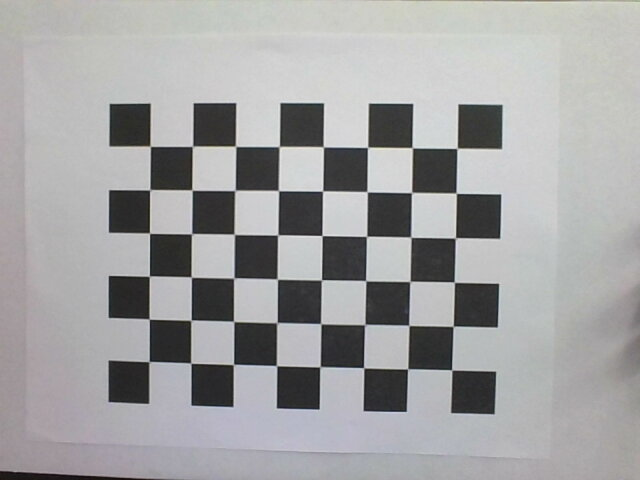
//> input picture Practica3/Imagenes/2019-07-27-100754.jpg, 640 x 480 px, given in place of the camera
$ ./main   (built with g++ and OpenCV 4)
//> lines starting //> are read from the running program, lines starting //| are printed output that depends on the picture
#include <iostream>
#include <sstream>
#include <string>
#include <ctime>
#include <cstdio>

#include <opencv2/core.hpp>
#include <opencv2/core/utility.hpp>
#include <opencv2/imgproc.hpp>
#include <opencv2/calib3d.hpp>
#include <opencv2/imgcodecs.hpp>
#include <opencv2/videoio.hpp>
#include <opencv2/highgui.hpp>

//Bandera para cámara tipo ojo de pescado
bool useFisheye = false;
int widthChessboard = 9 - 1;
int heightChessboard = 7 - 1;
int delay = 2000;
//Frames para la calibración
int nrFrames = 20;
float squareSize = 22;
int flag;
bool calibFixPrincipalPoint = true;
bool calibZeroTangentDist = true;
bool aspectRatio = true;
bool fixK1 = false;
bool fixK2 = false;
bool fixK3 = false;
bool fixK4 = true;
bool fixK5 = true;


bool flagSave = false;

//Modos
enum Mode {
	DETECTION = 0, CAPTURING = 1, CALIBRATED = 2,LOAD = 3
};

void saveCameraParams(cv::Mat &cameraMatrix,cv::Mat &distCoeffs){
	cv::FileStorage fs("Datos.txt", cv::FileStorage::WRITE ) ;
	fs << "camera_matrix" << cameraMatrix;
	fs << "distortion_coefficients" << distCoeffs ;
	fs.release();
}

void readCameraParams(cv::Mat &cameraMatrix,cv::Mat &distCoeffs){
	cv::FileStorage fs("Datos.txt", cv::FileStorage::READ );
	fs["camera_matrix"] >> cameraMatrix ;
	fs["distortion_coefficients"] >> distCoeffs ;
	fs.release () ;
}

void readCameraParamsMatlab(cv::Mat &cameraMatrix,cv::Mat &distCoeffs){
	cv::FileStorage fs("DatosMatlab.txt", cv::FileStorage::READ );
	fs["camera_matrix"] >> cameraMatrix ;
	fs["distortion_coefficients"] >> distCoeffs ;
	fs.release () ;
}

int main(int argc, char ** argv) {
	cv::VideoCapture capture;
	capture.open(1);
	cv::Mat frame;
	bool found;
	int key;
	const char ESC_KEY = 27;
	//Filtrado y normalización de la imagen
	int chessBoardFlags = cv::CALIB_CB_ADAPTIVE_THRESH
			| cv::CALIB_CB_NORMALIZE_IMAGE;
	//Las detecciones para ojo de pescado debe ser más lento
	if (useFisheye == false) {
		// fast check erroneously fails with high distortions like fisheye
		chessBoardFlags |= cv::CALIB_CB_FAST_CHECK;
	}
	//Matriz que guarda los coeficientes de distorsión
	cv::Mat cameraMatrix, distCoeffs;
	cv::Mat cameraMatrixm, distCoeffsm;
	cv::Size imageSize;
	std::vector<std::vector<cv::Point2f> > imagePoints;
	cv::Size boardSize = cv::Size(widthChessboard, heightChessboard);
	clock_t prevTimestamp = 0;
	Mode mode = DETECTION;
	const cv::Scalar RED(0, 0, 255), GREEN(0, 255, 0);
	while (1) {
		bool blinkOutput = false;
		capture.read(frame);
//> frame is the input picture: 480 rows x 640 cols, CV_8UC3; mean B, G, R 161.9, 161.3, 161.3
		imageSize = frame.size();
//> imageSize = Size(640, 480)
		if (mode == CAPTURING && imagePoints.size() >= (size_t) nrFrames) {
			// Here put the code to calibrate the camera
			mode = CALIBRATED;
			//Aquí va la segunda parte
			std::vector<std::vector<cv::Point3f> > objectPoints(1);
			for (int i = 0; i < boardSize.height; ++i)
				for (int j = 0; j < boardSize.width; ++j)
					objectPoints[0].push_back(
							cv::Point3f(j * squareSize, i * squareSize, 0));
			objectPoints.resize(imagePoints.size(), objectPoints[0]);
			std::vector<cv::Mat> rvecs, tvecs;
			std::vector<float> reprojErrs;
			double totalAvgErr = 0;
			double rms;
			cameraMatrix = cv::Mat::eye(3, 3, CV_64F);
			if (flag & cv::CALIB_FIX_ASPECT_RATIO)
				cameraMatrix.at<double>(0, 0) = aspectRatio;
			if (useFisheye) {
				distCoeffs = cv::Mat::zeros(4, 1, CV_64F);
				cv::Mat _rvecs, _tvecs;
				rms = cv::fisheye::calibrate(objectPoints, imagePoints,
						imageSize, cameraMatrix, distCoeffs, _rvecs, _tvecs,
						flag);
				rvecs.reserve(_rvecs.rows);
				tvecs.reserve(_tvecs.rows);
				for (int i = 0; i < int(objectPoints.size()); i++) {
					rvecs.push_back(_rvecs.row(i));
					tvecs.push_back(_tvecs.row(i));
				}
			} else {
				distCoeffs = cv::Mat::zeros(8, 1, CV_64F);
				rms = cv::calibrateCamera(objectPoints, imagePoints, imageSize,
						cameraMatrix, distCoeffs, rvecs, tvecs, flag);
			}
			std::cout << "Errores de re-projection calibrateCamera: " << rms
					<< std::endl;
			bool ok = checkRange(cameraMatrix) && checkRange(distCoeffs);
			if (ok)
				mode = CALIBRATED;
			else
				mode = DETECTION;
		}
		if (mode != CALIBRATED && mode != LOAD) {
			// Find feature points on the input format
			//Se crea vector que guarda los puntos de las esquinas
			std::vector<cv::Point2f> pointBuf;

			found = cv::findChessboardCorners(frame, boardSize, pointBuf,
					chessBoardFlags);
//> found = true; pointBuf = 48 Points (x, y), first 12: [150.2, 146.2], [193.5, 146.5], [236.2, 145.6], [279.2, 146.6], [322.9, 147.1], [368, 147.7], [412.3, 147.6], [457.4, 148.5], [149.5, 189.7], [192.4, 189.6], [234.7, 190.2], [278.6, 190.8]
			if (found) {
				// improve the found corners coordinate accuracy for chessboard
				cv::Mat viewGray;
				//Se cambia a escala de grises
				cv::cvtColor(frame, viewGray, cv::COLOR_BGR2GRAY);
				//Función que
				cv::cornerSubPix(viewGray, pointBuf, cv::Size(11, 11),
						cv::Size(-1, -1),
						cv::TermCriteria(
								cv::TermCriteria::EPS + cv::TermCriteria::COUNT,
								30, 0.1)); //0.1 es el error
//> pointBuf = 48 Points (x, y), first 12: [150.2, 146.2], [192.5, 146.3], [235.6, 146.3], [279.2, 146.5], [323.3, 146.8], [367.6, 147.3], [412.2, 147.7], [457.1, 148.3], [149.7, 189.8], [192, 190.1], [234.9, 190.4], [278.5, 190.6]
				//Si está en modo captura, se introducen las esquinas de los frames a un vector
				if (mode == CAPTURING
						&& (clock() - prevTimestamp
								> delay * 1e-3 * CLOCKS_PER_SEC)) {
					imagePoints.push_back(pointBuf);
					prevTimestamp = clock();
					blinkOutput = true;
				}
// Draw the corners.
				cv::drawChessboardCorners(frame, boardSize, cv::Mat(pointBuf),
						found);
			}

		}else{

			if(mode == LOAD && flagSave == false){
				flagSave = true;
				readCameraParams(cameraMatrix, distCoeffs);
				readCameraParamsMatlab(cameraMatrixm, distCoeffsm);

			}else if(mode == CAPTURING && flagSave == false){
				flagSave = true;
				saveCameraParams(cameraMatrix, distCoeffs);
			}
			saveCameraParams(cameraMatrix, distCoeffs);
			cv::Mat map1, map2, dest;
			cv::initUndistortRectifyMap(cameraMatrix,distCoeffs,cv::Mat(),
			getOptimalNewCameraMatrix(cameraMatrix,distCoeffs,imageSize,1,imageSize,0),
						imageSize,CV_16SC2, map1, map2);

			cv::remap(frame,dest,map1,map2,cv::INTER_LINEAR);
			cv::imshow("Rect image", dest);


			// [7 lines of commented-out code are left out]
		}
		//Mensajes que se despliegan en la pantalla
		std::string msg =
				(mode == CAPTURING) ? "100/100 " :
				mode == CALIBRATED ? "Calibrated" : "Press’g’tostart___Press'l'to_Load";
		int baseLine = 0;
		cv::Size textSize = cv::getTextSize(msg, 1, 1, 1, &baseLine);
		cv::Point textOrigin(frame.cols - 2 * textSize.width - 10,
				frame.rows - 2 * baseLine - 10);
//> textOrigin = Point(-20, 458)
		if (mode == CAPTURING)
			//Se le da formato
			msg = cv::format(" % d /% d ", (int) imagePoints.size(), nrFrames);
		//Se le asigna color al texto
		cv::putText(frame, msg, textOrigin, 1, 1,
				mode == CALIBRATED ? GREEN : RED);
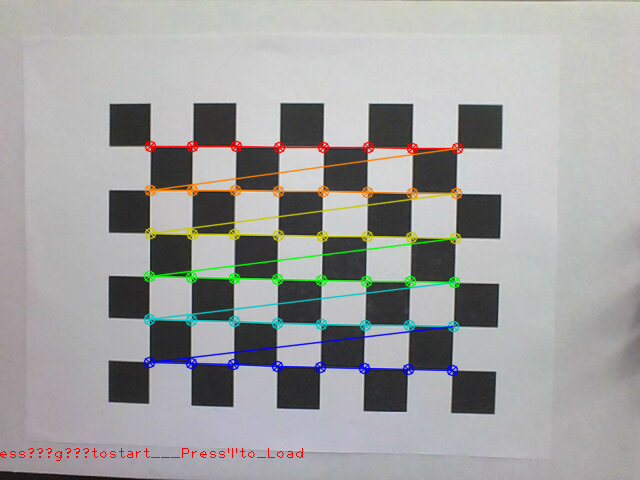
//> frame: 480 rows x 640 cols, CV_8UC3; mean B, G, R 160.3, 161.1, 161
		if (blinkOutput)
			//Hace un flashazo????
			cv::bitwise_not(frame, frame);
		cv::imshow(" \"Frame\" ", frame);
		key = cv::waitKey(1);
//> the Esc key is pressed
		if (key == (char) 'g') {
			mode = CAPTURING;
			imagePoints.clear();
		}else if(key == (char) 'l'){
			mode = LOAD;
		}
		if (key == ESC_KEY)
			break;
	}
	return 1;
}

$ run again, on Practica3/Imagenes/2019-07-27-100757.jpg
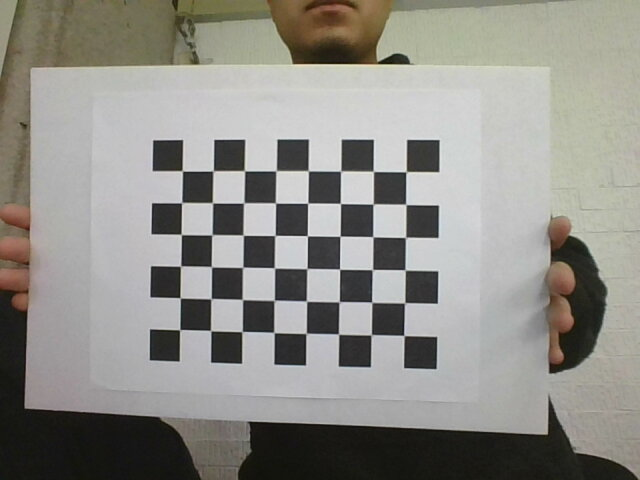
//> input picture Practica3/Imagenes/2019-07-27-100757.jpg, 640 x 480 px, given in place of the camera
//> frame is the input picture: 480 rows x 640 cols, CV_8UC3; mean B, G, R 135.8, 141.7, 143.1
//> `found = cv::findChessboardCorners(frame, boardSize, pointBuf, chessBoa..`: found = true; pointBuf = 48 Points (x, y), first 12: [182.3, 170.8], [213.2, 170.9], [244.5, 170.8], [275.9, 171], [308.2, 170.8], [340.6, 171.2], [373.4, 171.5], [406.2, 171.7], [181.6, 202.8], [212.4, 202.7], [243.7, 203], [275.5, 203.1]
//> `cv::cvtColor(frame, viewGray, cv::COLOR_BGR2GRAY);`:
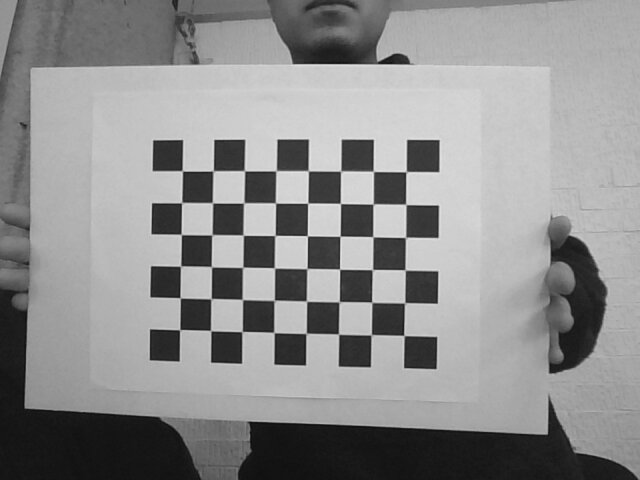
//> viewGray: 480 rows x 640 cols, CV_8UC1; min 10, max 231, mean 141.4
//> `cv::cornerSubPix(viewGray, pointBuf, cv::Size(11, 11), cv::Size(-1, -1..`: pointBuf = 48 Points (x, y), first 12: [182.3, 170.8], [213.2, 170.9], [244.4, 170.8], [276.1, 170.8], [308.3, 170.8], [340.7, 171.1], [373.3, 171.4], [406.1, 171.6], [181.7, 202.6], [212.5, 202.8], [243.7, 203], [275.5, 203]
//> `cv::putText(frame, msg, textOrigin, 1, 1, mode == CALIBRATED ? GREEN :..`:
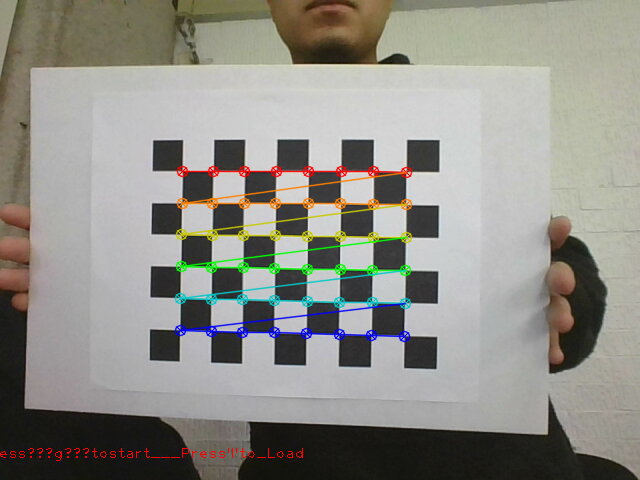
//> frame: 480 rows x 640 cols, CV_8UC3; mean B, G, R 134.6, 141.6, 143

$ run again, on Practica3/Imagenes/2019-07-27-100813.jpg
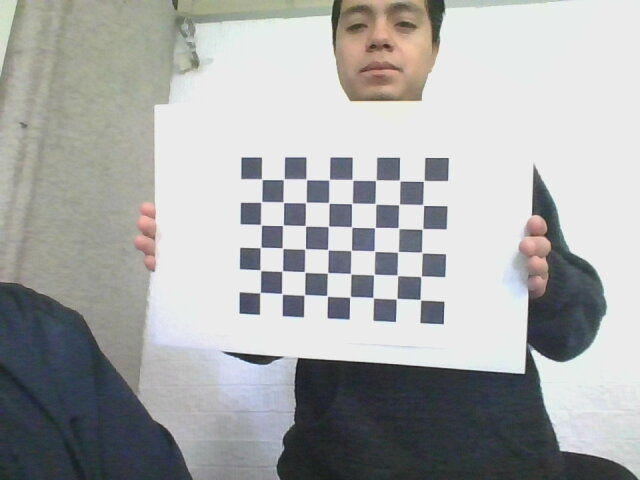
//> input picture Practica3/Imagenes/2019-07-27-100813.jpg, 640 x 480 px, given in place of the camera
//> frame is the input picture: 480 rows x 640 cols, CV_8UC3; mean B, G, R 169.8, 170.2, 168.7
//> `found = cv::findChessboardCorners(frame, boardSize, pointBuf, chessBoa..`: found = true; pointBuf = 48 Points (x, y), first 12: [261.8, 179.3], [283.2, 179.7], [306.5, 179.6], [329.1, 179.6], [352.5, 180], [375.6, 180.5], [399.5, 180.5], [423.6, 180.9], [261.3, 201.9], [283.5, 202.4], [305.8, 202.6], [328.8, 202.9]
//> `cv::cvtColor(frame, viewGray, cv::COLOR_BGR2GRAY);`:
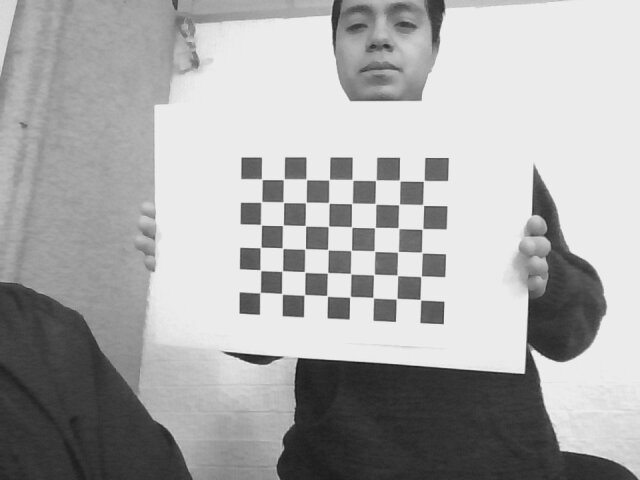
//> viewGray: 480 rows x 640 cols, CV_8UC1; min 24, max 251, mean 169.7
//> `cv::cornerSubPix(viewGray, pointBuf, cv::Size(11, 11), cv::Size(-1, -1..`: pointBuf = 48 Points (x, y), first 12: [261.8, 179.2], [283.7, 179.3], [306.3, 179.4], [329.1, 179.7], [352.4, 179.9], [375.8, 180.2], [399.6, 180.5], [423.7, 180.9], [261.3, 201.9], [283.3, 202.3], [305.7, 202.5], [328.8, 202.9]
//> `cv::putText(frame, msg, textOrigin, 1, 1, mode == CALIBRATED ? GREEN :..`:
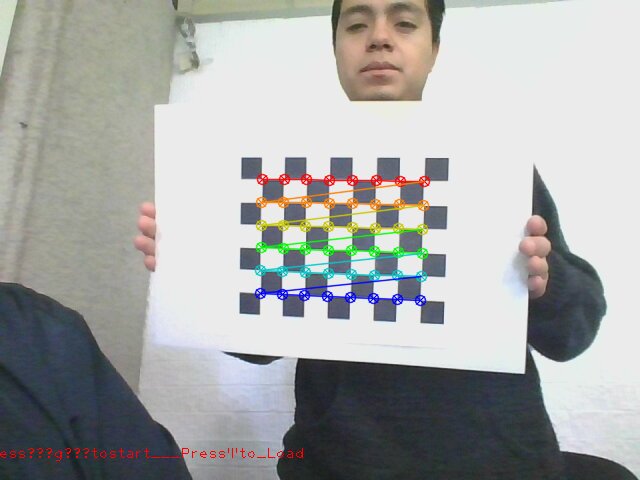
//> frame: 480 rows x 640 cols, CV_8UC3; mean B, G, R 167.9, 169.3, 167.9
